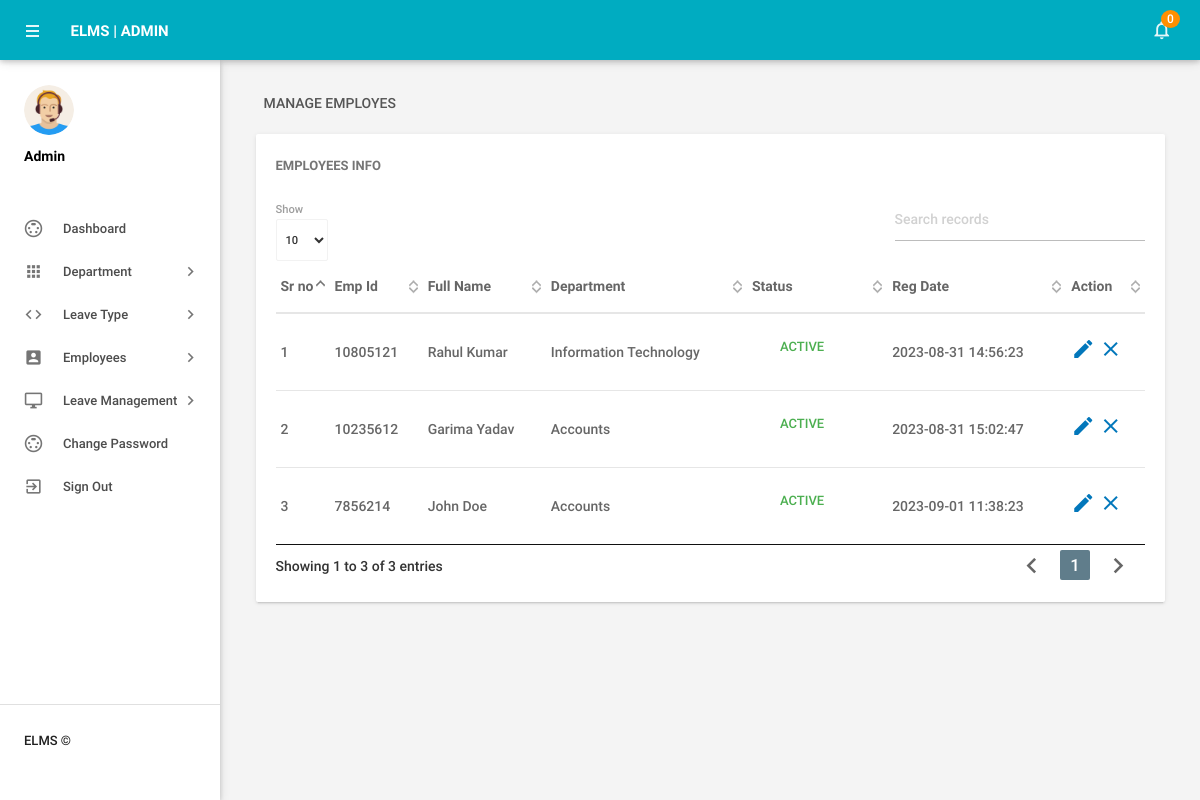
The app's page /admin/manageemployee.php (signed in), older data.
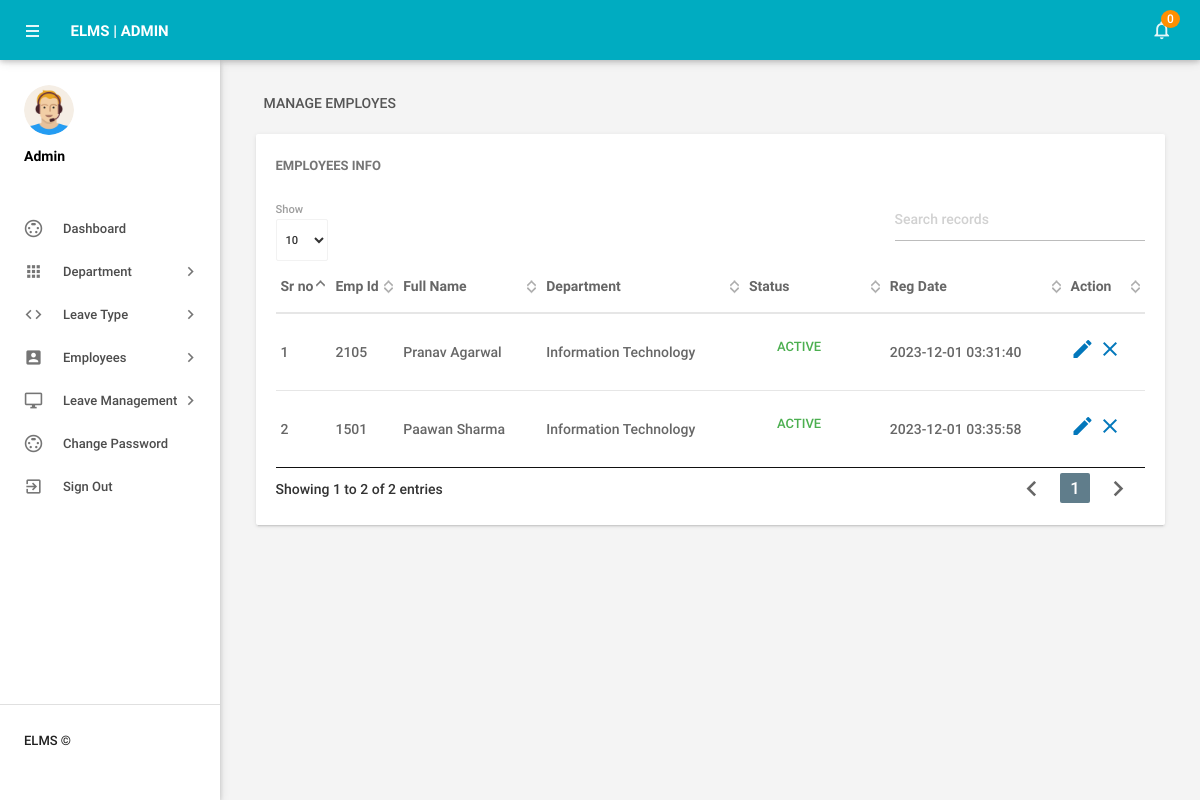
The same page, newer data.
### tables this page shows
CREATE TABLE `tblemployees` (
  `id` int(11) NOT NULL,
  `EmpId` varchar(100) NOT NULL,
  `FirstName` varchar(150) DEFAULT NULL,
  `LastName` varchar(150) DEFAULT NULL,
  `EmailId` varchar(200) DEFAULT NULL,
  `Password` varchar(180) DEFAULT NULL,
  `Gender` varchar(100) DEFAULT NULL,
  `Dob` varchar(100) DEFAULT NULL,
  `Department` varchar(255) DEFAULT NULL,
  `Address` varchar(255) DEFAULT NULL,
  `City` varchar(200) DEFAULT NULL,
  `Country` varchar(150) DEFAULT NULL,
  `Phonenumber` char(11) DEFAULT NULL,
  `Status` int(1) DEFAULT NULL,
  `RegDate` timestamp NULL DEFAULT current_timestamp()
);

### admin/manageemployee.php (the view, shortened to what this page needs)
<?php
include('includes/config.php');
if(strlen($_SESSION['alogin'])==0)
    {
header('location:index.php');
}
else{
 ?>
<!DOCTYPE html>
<html lang="en">
    <head>
        <link type="text/css" rel="stylesheet" href="../assets/plugins/materialize/css/materialize.min.css"/>
        <link href="../assets/plugins/material-preloader/css/materialPreloader.min.css" rel="stylesheet">
        <link href="../assets/plugins/datatables/css/jquery.dataTables.min.css" rel="stylesheet">
        <link href="../assets/css/alpha.min.css" rel="stylesheet" type="text/css"/>
        <link href="../assets/css/custom.css" rel="stylesheet" type="text/css"/>
    </head>
    <body>
       <?php include('includes/header.php');?>
       <?php include('includes/sidebar.php');?>
            <main class="mn-inner">
                <div class="row">
                    <div class="col s12">
                        <div class="page-title">Manage Employes</div>
                    </div>
                    <div class="col s12 m12 l12">
                        <div class="card">
                            <div class="card-content">
                                <span class="card-title">Employees Info</span>
                                <table id="example" class="display responsive-table ">
                                    <thead>
                                        <tr>
                                            <th>Sr no</th>
                                            <th>Emp Id</th>
                                            <th>Full Name</th>
                                            <th>Department</th>
                                             <th>Status</th>
                                             <th>Reg Date</th>
                                            <th>Action</th>
                                        </tr>
                                    </thead>
                                    <tbody>
<?php $sql = "SELECT EmpId,FirstName,LastName,Department,Status,RegDate,id from  tblemployees";
$query = $dbh -> prepare($sql);
$query->execute();
$results=$query->fetchAll(PDO::FETCH_OBJ);
$cnt=1;
if($query->rowCount() > 0)
{
foreach($results as $result)
{               ?>
                                        <tr>
                                            <td> <?php echo htmlentities($cnt);?></td>
                                            <td><?php echo htmlentities($result->EmpId);?></td>
                                            <td><?php echo htmlentities($result->FirstName);?>&nbsp;<?php echo htmlentities($result->LastName);?></td>
                                            <td><?php echo htmlentities($result->Department);?></td>
                                             <td><?php $stats=$result->Status;
if($stats){
                                             ?>
                                                 <a class="waves-effect waves-green btn-flat m-b-xs">Active</a>
                                                 <?php } else { ?>
                                                 <a class="waves-effect waves-red btn-flat m-b-xs">Inactive</a>
                                                 <?php } ?>
                                             </td>
                                              <td><?php echo htmlentities($result->RegDate);?></td>
                                            <td><a href="editemployee.php?empid=<?php echo htmlentities($result->id);?>"><i class="material-icons">mode_edit</i></a>
                                        <?php if($result->Status==1)
 {?>
<a href="manageemployee.php?inid=<?php echo htmlentities($result->id);?>" onclick="return confirm('Are you sure you want to inactive this Employe?');"" > <i class="material-icons" title="Inactive">clear</i>
<?php } else {?>
                                            <a href="manageemployee.php?id=<?php echo htmlentities($result->id);?>" onclick="return confirm('Are you sure you want to active this employee?');""><i class="material-icons" title="Active">done</i>
                                            <?php } ?> </td>
                                        </tr>
                                         <?php $cnt++;} }?>
                                    </tbody>
                                </table>
                            </div>
                        </div>
                    </div>
                </div>
            </main>
        </div>
        <div class="left-sidebar-hover"></div>
    </body>
</html>
<?php } ?>

### admin/includes/header.php (shortened to what this page needs)
        <div class="mn-content fixed-sidebar">
            <header class="mn-header navbar-fixed">
                <nav class="cyan darken-1">
                    <div class="nav-wrapper row">
                        <section class="material-design-hamburger navigation-toggle">
                            <a href="#" data-activates="slide-out" class="button-collapse show-on-large material-design-hamburger__icon">
                                <span class="material-design-hamburger__layer"></span>
                            </a>
                        </section>
                        <div class="header-title col s3">
                            <span class="chapter-title">ELMS | Admin</span>
                        </div>
                        <ul class="right col s9 m3 nav-right-menu">
                            <li class="hide-on-small-and-down"><a href="javascript:void(0)" data-activates="dropdown1" class="dropdown-button dropdown-right show-on-large"><i class="material-icons">notifications_none</i>
<?php
$isread=0;
$sql = "SELECT id from tblleaves where IsRead=:isread";
$query = $dbh -> prepare($sql);
$query->bindParam(':isread',$isread,PDO::PARAM_STR);
$query->execute();
$unreadcount=$query->rowCount();?>
                                <span class="badge"><?php echo htmlentities($unreadcount);?></span></a></li>
                        </ul>
                    </div>
                </nav>
            </header>

### admin/includes/sidebar.php (shortened to what this page needs)
   <aside id="slide-out" class="side-nav white fixed">
              <div class="side-nav-wrapper">
                  <div class="sidebar-profile">
                      <div class="sidebar-profile-image">
                          <img src="../assets/images/profile-image.png" class="circle" alt="">
                      </div>
                      <div class="sidebar-profile-info">
                              <p>Admin</p>
                      </div>
                  </div>
              <ul class="sidebar-menu collapsible collapsible-accordion" data-collapsible="accordion">
                  <li class="no-padding"><a class="waves-effect waves-grey" href="dashboard.php"><i class="material-icons">settings_input_svideo</i>Dashboard</a></li>
                  <li class="no-padding">
                      <a class="collapsible-header waves-effect waves-grey"><i class="material-icons">apps</i>Department<i class="nav-drop-icon material-icons">keyboard_arrow_right</i></a>
                  </li>
                  <li class="no-padding">
                      <a class="collapsible-header waves-effect waves-grey"><i class="material-icons">code</i>Leave Type<i class="nav-drop-icon material-icons">keyboard_arrow_right</i></a>
                  </li>
                  <li class="no-padding">
                      <a class="collapsible-header waves-effect waves-grey"><i class="material-icons">account_box</i>Employees<i class="nav-drop-icon material-icons">keyboard_arrow_right</i></a>
                  </li>
 <li class="no-padding">
                      <a class="collapsible-header waves-effect waves-grey"><i class="material-icons">desktop_windows</i>Leave Management<i class="nav-drop-icon material-icons">keyboard_arrow_right</i></a>
                  </li>
<li class="no-padding"><a class="waves-effect waves-grey" href="changepassword.php"><i class="material-icons">settings_input_svideo</i>Change Password</a></li>
                      <li class="no-padding">
                              <a class="waves-effect waves-grey" href="logout.php"><i class="material-icons">exit_to_app</i>Sign Out</a>
                          </li>
              </ul>
                 <div class="footer">
                  <p class="copyright">ELMS ©</p>
              </div>
              </div>
          </aside>

Row changes from the older to the newer data that the page shows:
removed tblemployees: EmpId "10805121", FirstName "Rahul", LastName "Kumar", Department "Information Technology", Status "ACTIVE", RegDate "2023-08-31 14:56:23"
removed tblemployees: EmpId "10235612", FirstName "Garima", LastName "Yadav", Department "Accounts", Status "ACTIVE", RegDate "2023-08-31 15:02:47"
removed tblemployees: EmpId "7856214", FirstName "John", LastName "Doe", Department "Accounts", Status "ACTIVE", RegDate "2023-09-01 11:38:23"
added tblemployees: EmpId "2105", FirstName "Pranav", LastName "Agarwal", Department "Information Technology", Status "ACTIVE", RegDate "2023-12-01 03:31:40"
added tblemployees: EmpId "1501", FirstName "Paawan", LastName "Sharma", Department "Information Technology", Status "ACTIVE", RegDate "2023-12-01 03:35:58"
Text that changed along with them:
text written by a page script: "Show Showing 1 to 3 of 3 entries 1" → "Show Showing 1 to 2 of 2 entries 1"
